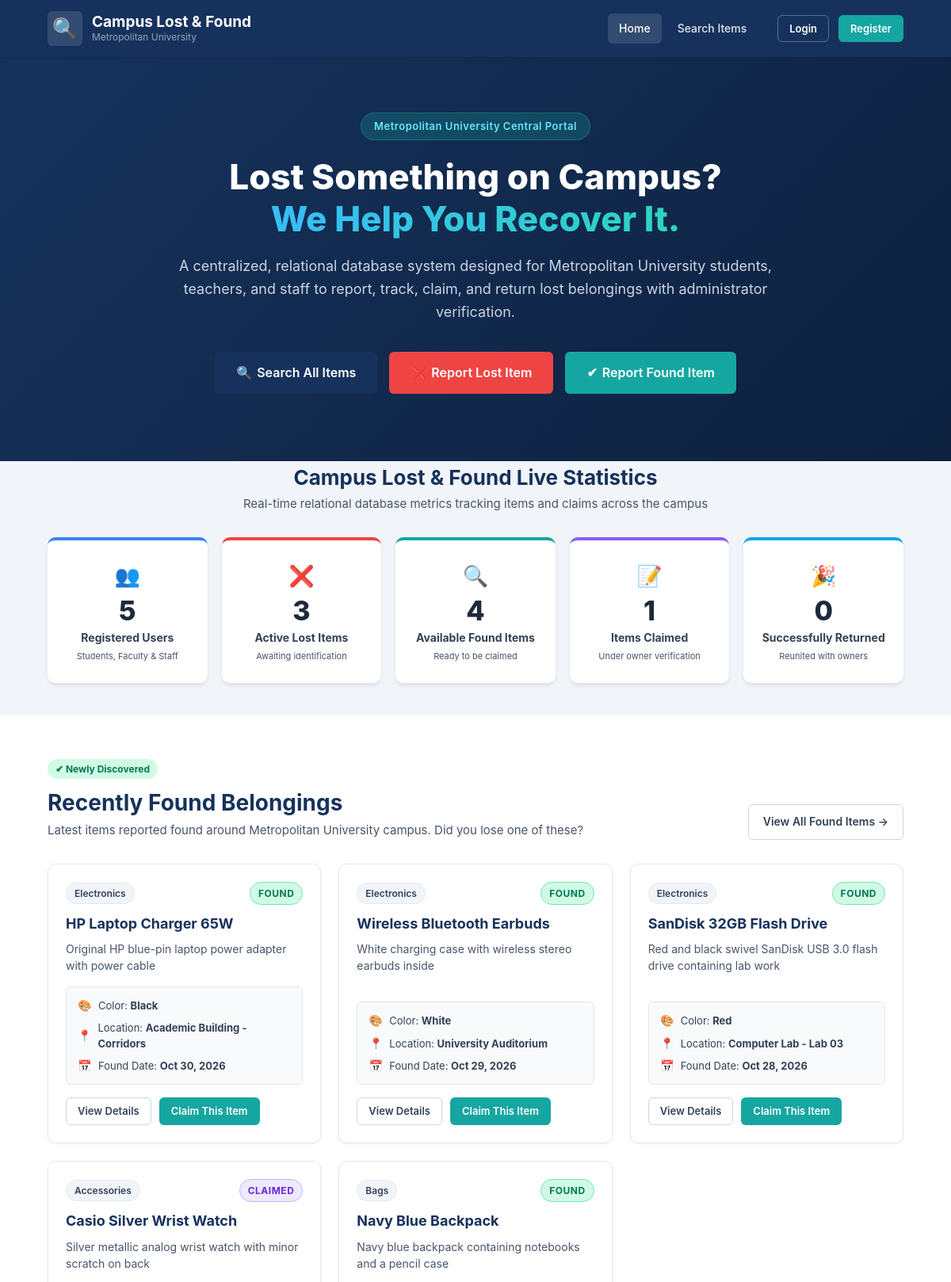
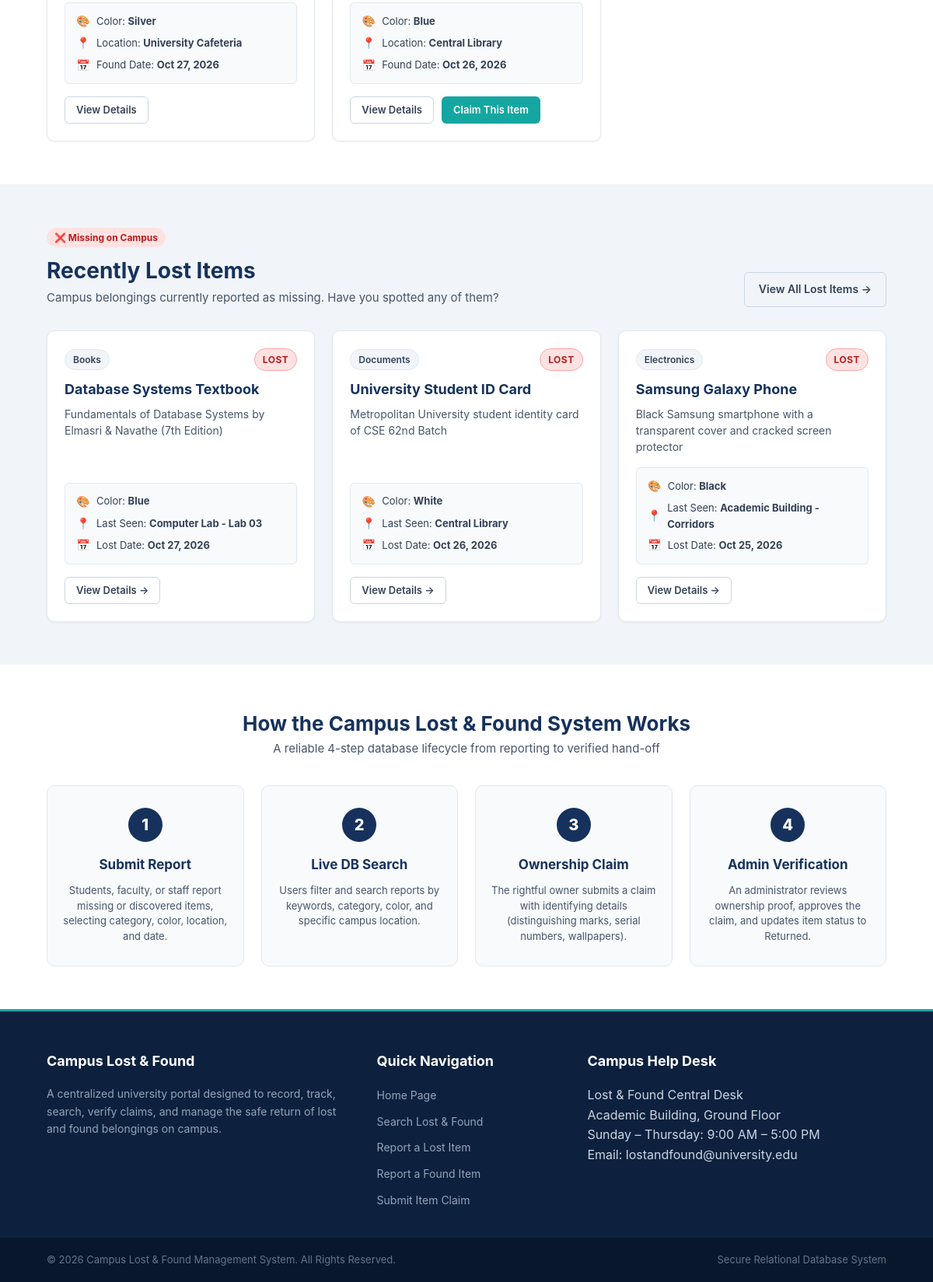
The page / on the database its author committed (2 pictures, top to bottom).
### tables this page shows
CREATE TABLE IF NOT EXISTS `found_reports` (
  `found_report_id` INT AUTO_INCREMENT PRIMARY KEY,
  `item_id` INT NOT NULL UNIQUE,
  `user_id` INT NOT NULL,
  `location_id` INT NOT NULL,
  `found_date` DATE NOT NULL,
  `report_date` TIMESTAMP NOT NULL DEFAULT CURRENT_TIMESTAMP,
  `additional_details` TEXT DEFAULT NULL,
  INDEX (`user_id`),
  INDEX (`location_id`),
  CONSTRAINT `fk_found_item` FOREIGN KEY (`item_id`) REFERENCES `items` (`item_id`) ON DELETE CASCADE ON UPDATE CASCADE,
  CONSTRAINT `fk_found_user` FOREIGN KEY (`user_id`) REFERENCES `users` (`user_id`) ON UPDATE CASCADE,
  CONSTRAINT `fk_found_location` FOREIGN KEY (`location_id`) REFERENCES `locations` (`location_id`) ON UPDATE CASCADE
);

CREATE TABLE IF NOT EXISTS `categories` (
  `category_id` INT AUTO_INCREMENT PRIMARY KEY,
  `category_name` VARCHAR(100) NOT NULL UNIQUE,
  `description` TEXT DEFAULT NULL
);

CREATE TABLE IF NOT EXISTS `items` (
  `item_id` INT AUTO_INCREMENT PRIMARY KEY,
  `item_name` VARCHAR(150) NOT NULL,
  `description` TEXT DEFAULT NULL,
  `color` VARCHAR(50) DEFAULT NULL,
  `category_id` INT NOT NULL,
  `status` ENUM('Lost', 'Found', 'Claimed', 'Returned') NOT NULL DEFAULT 'Lost',
  `created_at` TIMESTAMP NOT NULL DEFAULT CURRENT_TIMESTAMP,
  INDEX (`category_id`),
  CONSTRAINT `fk_items_category` FOREIGN KEY (`category_id`) REFERENCES `categories` (`category_id`) ON UPDATE CASCADE
);

CREATE TABLE IF NOT EXISTS `locations` (
  `location_id` INT AUTO_INCREMENT PRIMARY KEY,
  `location_name` VARCHAR(150) NOT NULL UNIQUE,
  `description` TEXT DEFAULT NULL
);

CREATE TABLE IF NOT EXISTS `lost_reports` (
  `lost_report_id` INT AUTO_INCREMENT PRIMARY KEY,
  `item_id` INT NOT NULL UNIQUE,
  `user_id` INT NOT NULL,
  `location_id` INT NOT NULL,
  `lost_date` DATE NOT NULL,
  `report_date` TIMESTAMP NOT NULL DEFAULT CURRENT_TIMESTAMP,
  `additional_details` TEXT DEFAULT NULL,
  INDEX (`user_id`),
  INDEX (`location_id`),
  CONSTRAINT `fk_lost_item` FOREIGN KEY (`item_id`) REFERENCES `items` (`item_id`) ON DELETE CASCADE ON UPDATE CASCADE,
  CONSTRAINT `fk_lost_user` FOREIGN KEY (`user_id`) REFERENCES `users` (`user_id`) ON UPDATE CASCADE,
  CONSTRAINT `fk_lost_location` FOREIGN KEY (`location_id`) REFERENCES `locations` (`location_id`) ON UPDATE CASCADE
);

### index.php (the view, shortened to what this page needs)
<?php
require_once __DIR__ . "/config/database.php";
$totalUsers = (int)$conn->query("SELECT COUNT(*) FROM users")->fetchColumn();
$totalLost = (int)$conn->query("SELECT COUNT(*) FROM items WHERE status = 'Lost'")->fetchColumn();
$totalFound = (int)$conn->query("SELECT COUNT(*) FROM items WHERE status = 'Found'")->fetchColumn();
$totalClaimed = (int)$conn->query("SELECT COUNT(*) FROM items WHERE status = 'Claimed'")->fetchColumn();
$totalReturned = (int)$conn->query("SELECT COUNT(*) FROM items WHERE status = 'Returned'")->fetchColumn();
$recentFoundStmt = $conn->prepare("
    SELECT
        items.item_id,
        items.item_name,
        items.description,
        items.color,
        items.status,
        categories.category_name,
        locations.location_name,
        found_reports.found_date,
        found_reports.report_date,
        users.name AS reporter_name,
        users.user_type AS reporter_role
    FROM found_reports
    INNER JOIN items ON found_reports.item_id = items.item_id
    INNER JOIN categories ON items.category_id = categories.category_id
    INNER JOIN locations ON found_reports.location_id = locations.location_id
    INNER JOIN users ON found_reports.user_id = users.user_id
    ORDER BY found_reports.report_date DESC, found_reports.found_report_id DESC
    LIMIT 6
");
$recentFoundStmt->execute();
$recentFoundItems = $recentFoundStmt->fetchAll();
$recentLostStmt = $conn->prepare("
    SELECT
        items.item_id,
        items.item_name,
        items.description,
        items.color,
        items.status,
        categories.category_name,
        locations.location_name,
        lost_reports.lost_date,
        lost_reports.report_date,
        users.name AS reporter_name,
        users.user_type AS reporter_role
    FROM lost_reports
    INNER JOIN items ON lost_reports.item_id = items.item_id
    INNER JOIN categories ON items.category_id = categories.category_id
    INNER JOIN locations ON lost_reports.location_id = locations.location_id
    INNER JOIN users ON lost_reports.user_id = users.user_id
    WHERE items.status = 'Lost'
    ORDER BY lost_reports.report_date DESC, lost_reports.lost_report_id DESC
    LIMIT 6
");
$recentLostStmt->execute();
$recentLostItems = $recentLostStmt->fetchAll();
require_once __DIR__ . "/includes/header.php";
?>
<section class="hero-section">
    <div class="container hero-container">
        <div class="hero-content">
            <span class="hero-badge">Metropolitan University Central Portal</span>
            <h1>Lost Something on Campus? <br><span class="hero-gradient">We Help You Recover It.</span></h1>
            <p>
                A centralized, relational database system designed for Metropolitan University students, teachers, and staff to report, track, claim, and return lost belongings with administrator verification.
            </p>
            <div class="hero-buttons">
                <a href="<?php echo BASE_URL; ?>search.php" class="btn btn-primary btn-lg">
                    <span>&#128269;</span> Search All Items
                </a>
                <a href="<?php echo BASE_URL; ?>user/report-lost.php" class="btn btn-danger btn-lg">
                    <span>&#10060;</span> Report Lost Item
                </a>
                <a href="<?php echo BASE_URL; ?>user/report-found.php" class="btn btn-accent btn-lg">
                    <span>&#10004;</span> Report Found Item
                </a>
            </div>
        </div>
    </div>
</section>
<section class="stats-section">
    <div class="container">
        <div class="section-header text-center">
            <h2>Campus Lost &amp; Found Live Statistics</h2>
            <p>Real-time relational database metrics tracking items and claims across the campus</p>
        </div>
        <div class="stats-grid">
            <div class="stat-card stat-users">
                <div class="stat-icon">&#128101;</div>
                <div class="stat-number"><?php echo $totalUsers; ?></div>
                <div class="stat-label">Registered Users</div>
                <div class="stat-sub">Students, Faculty &amp; Staff</div>
            </div>
            <div class="stat-card stat-lost">
                <div class="stat-icon">&#10060;</div>
                <div class="stat-number"><?php echo $totalLost; ?></div>
                <div class="stat-label">Active Lost Items</div>
                <div class="stat-sub">Awaiting identification</div>
            </div>
            <div class="stat-card stat-found">
                <div class="stat-icon">&#128269;</div>
                <div class="stat-number"><?php echo $totalFound; ?></div>
                <div class="stat-label">Available Found Items</div>
                <div class="stat-sub">Ready to be claimed</div>
            </div>
            <div class="stat-card stat-claimed">
                <div class="stat-icon">&#128221;</div>
                <div class="stat-number"><?php echo $totalClaimed; ?></div>
                <div class="stat-label">Items Claimed</div>
                <div class="stat-sub">Under owner verification</div>
            </div>
            <div class="stat-card stat-returned">
                <div class="stat-icon">&#127881;</div>
                <div class="stat-number"><?php echo $totalReturned; ?></div>
                <div class="stat-label">Successfully Returned</div>
                <div class="stat-sub">Reunited with owners</div>
            </div>
        </div>
    </div>
</section>
<section class="section-padding bg-white">
    <div class="container">
        <div class="section-header-flex">
            <div>
                <span class="section-tag section-tag-found">&#10004; Newly Discovered</span>
                <h2>Recently Found Belongings</h2>
                <p>Latest items reported found around Metropolitan University campus. Did you lose one of these?</p>
            </div>
            <a href="<?php echo BASE_URL; ?>search.php" class="btn btn-outline">View All Found Items &rarr;</a>
        </div>
        <?php if (!empty($recentFoundItems)): ?>
            <div class="items-grid">
                <?php foreach ($recentFoundItems as $item): ?>
                    <div class="item-card-modern">
                        <div class="item-card-top">
                            <span class="badge-cat"><?php echo htmlspecialchars($item['category_name']); ?></span>
                            <span class="badge-status badge-status-<?php echo strtolower($item['status']); ?>">
                                <?php echo htmlspecialchars($item['status']); ?>
                            </span>
                        </div>
                        <h3 class="item-card-title">
                            <a href="<?php echo BASE_URL; ?>item-details.php?id=<?php echo $item['item_id']; ?>">
                                <?php echo htmlspecialchars($item['item_name']); ?>
                            </a>
                        </h3>
                        <p class="item-card-desc">
                            <?php
                            $desc = $item['description'] ? htmlspecialchars($item['description']) : "No detailed description provided.";
                            echo (strlen($desc) > 95) ? substr($desc, 0, 92) . '...' : $desc;
                            ?>
                        </p>
                        <div class="item-card-meta">
                            <div class="meta-row">
                                <span class="meta-icon">&#127912;</span>
                                <span>Color: <strong><?php echo htmlspecialchars($item['color'] ?? 'N/A'); ?></strong></span>
                            </div>
                            <div class="meta-row">
                                <span class="meta-icon">&#128205;</span>
                                <span>Location: <strong><?php echo htmlspecialchars($item['location_name']); ?></strong></span>
                            </div>
                            <div class="meta-row">
                                <span class="meta-icon">&#128197;</span>
                                <span>Found Date: <strong><?php echo htmlspecialchars(date('M d, Y', strtotime($item['found_date']))); ?></strong></span>
                            </div>
                        </div>
                        <div class="item-card-footer">
                            <a href="<?php echo BASE_URL; ?>item-details.php?id=<?php echo $item['item_id']; ?>" class="btn btn-sm btn-outline">
                                View Details
                            </a>
                            <?php if ($item['status'] === 'Found'): ?>
                                <a href="<?php echo BASE_URL; ?>user/submit-claim.php?item_id=<?php echo $item['item_id']; ?>" class="btn btn-sm btn-accent">
                                    Claim This Item
                                </a>
                            <?php endif; ?>
                        </div>
                    </div>
                <?php endforeach; ?>
            </div>
        <?php endif; ?>
    </div>
</section>
<section class="section-padding bg-slate">
    <div class="container">
        <div class="section-header-flex">
            <div>
                <span class="section-tag section-tag-lost">&#10060; Missing on Campus</span>
                <h2>Recently Lost Items</h2>
                <p>Campus belongings currently reported as missing. Have you spotted any of them?</p>
            </div>
            <a href="<?php echo BASE_URL; ?>search.php" class="btn btn-outline">View All Lost Items &rarr;</a>
        </div>
        <?php if (!empty($recentLostItems)): ?>
            <div class="items-grid">
                <?php foreach ($recentLostItems as $item): ?>
                    <div class="item-card-modern">
                        <div class="item-card-top">
                            <span class="badge-cat"><?php echo htmlspecialchars($item['category_name']); ?></span>
                            <span class="badge-status badge-status-lost">LOST</span>
                        </div>
                        <h3 class="item-card-title">
                            <a href="<?php echo BASE_URL; ?>item-details.php?id=<?php echo $item['item_id']; ?>">
                                <?php echo htmlspecialchars($item['item_name']); ?>
                            </a>
                        </h3>
                        <p class="item-card-desc">
                            <?php
                            $desc = $item['description'] ? htmlspecialchars($item['description']) : "No detailed description provided.";
                            echo (strlen($desc) > 95) ? substr($desc, 0, 92) . '...' : $desc;
                            ?>
                        </p>
                        <div class="item-card-meta">
                            <div class="meta-row">
                                <span class="meta-icon">&#127912;</span>
                                <span>Color: <strong><?php echo htmlspecialchars($item['color'] ?? 'N/A'); ?></strong></span>
                            </div>
                            <div class="meta-row">
                                <span class="meta-icon">&#128205;</span>
                                <span>Last Seen: <strong><?php echo htmlspecialchars($item['location_name']); ?></strong></span>
                            </div>
                            <div class="meta-row">
                                <span class="meta-icon">&#128197;</span>
                                <span>Lost Date: <strong><?php echo htmlspecialchars(date('M d, Y', strtotime($item['lost_date']))); ?></strong></span>
                            </div>
                        </div>
                        <div class="item-card-footer">
                            <a href="<?php echo BASE_URL; ?>item-details.php?id=<?php echo $item['item_id']; ?>" class="btn btn-sm btn-outline">
                                View Details &rarr;
                            </a>
                        </div>
                    </div>
                <?php endforeach; ?>
            </div>
        <?php endif; ?>
    </div>
</section>
<section class="section-padding bg-white">
    <div class="container">
        <div class="section-header text-center">
            <h2>How the Campus Lost &amp; Found System Works</h2>
            <p>A reliable 4-step database lifecycle from reporting to verified hand-off</p>
        </div>
        <div class="steps-grid">
            <div class="step-card">
                <div class="step-number">1</div>
                <h3>Submit Report</h3>
                <p>Students, faculty, or staff report missing or discovered items, selecting category, color, location, and date.</p>
            </div>
            <div class="step-card">
                <div class="step-number">2</div>
                <h3>Live DB Search</h3>
                <p>Users filter and search reports by keywords, category, color, and specific campus location.</p>
            </div>
            <div class="step-card">
                <div class="step-number">3</div>
                <h3>Ownership Claim</h3>
                <p>The rightful owner submits a claim with identifying details (distinguishing marks, serial numbers, wallpapers).</p>
            </div>
            <div class="step-card">
                <div class="step-number">4</div>
                <h3>Admin Verification</h3>
                <p>An administrator reviews ownership proof, approves the claim, and updates item status to Returned.</p>
            </div>
        </div>
    </div>
</section>
<?php require_once __DIR__ . "/includes/footer.php"; ?>

### rows shown on the page
found_reports: categories.category_name "Electronics", item.status "FOUND", item.item_name "HP Laptop Charger 65W", item.description "Original HP blue-pin laptop power adapter with power cable", item.color "Black", location.location_name "Academic Building - Corridors", found_date "Oct 30, 2026"
found_reports: categories.category_name "Electronics", item.status "FOUND", item.item_name "Wireless Bluetooth Earbuds", item.description "White charging case with wireless stereo earbuds inside", item.color "White", location.location_name "University Auditorium", found_date "Oct 29, 2026"
found_reports: categories.category_name "Electronics", item.status "FOUND", item.item_name "SanDisk 32GB Flash Drive", item.description "Red and black swivel SanDisk USB 3.0 flash drive containing lab work", item.color "Red", location.location_name "Computer Lab - Lab 03", found_date "Oct 28, 2026"
found_reports: categories.category_name "Accessories", item.status "CLAIMED", item.item_name "Casio Silver Wrist Watch", item.description "Silver metallic analog wrist watch with minor scratch on back", item.color "Silver", location.location_name "University Cafeteria", found_date "Oct 27, 2026"
found_reports: categories.category_name "Bags", item.status "FOUND", item.item_name "Navy Blue Backpack", item.description "Navy blue backpack containing notebooks and a pencil case", item.color "Blue", location.location_name "Central Library", found_date "Oct 26, 2026"
lost_reports: categories.category_name "Books", item.item_name "Database Systems Textbook", item.description "Fundamentals of Database Systems by Elmasri & Navathe (7th Edition)", item.color "Blue", location.location_name "Computer Lab - Lab 03", lost_date "Oct 27, 2026"
lost_reports: categories.category_name "Documents", item.item_name "University Student ID Card", item.description "Metropolitan University student identity card of CSE 62nd Batch", item.color "White", location.location_name "Central Library", lost_date "Oct 26, 2026"
lost_reports: categories.category_name "Electronics", item.item_name "Samsung Galaxy Phone", item.description "Black Samsung smartphone with a transparent cover and cracked screen protector", item.color "Black", location.location_name "Academic Building - Corridors", lost_date "Oct 25, 2026"

### other values the page prints
$totalUsers "5"
$totalLost "3"
$totalFound "4"
$totalClaimed "1"
$totalReturned "0"
